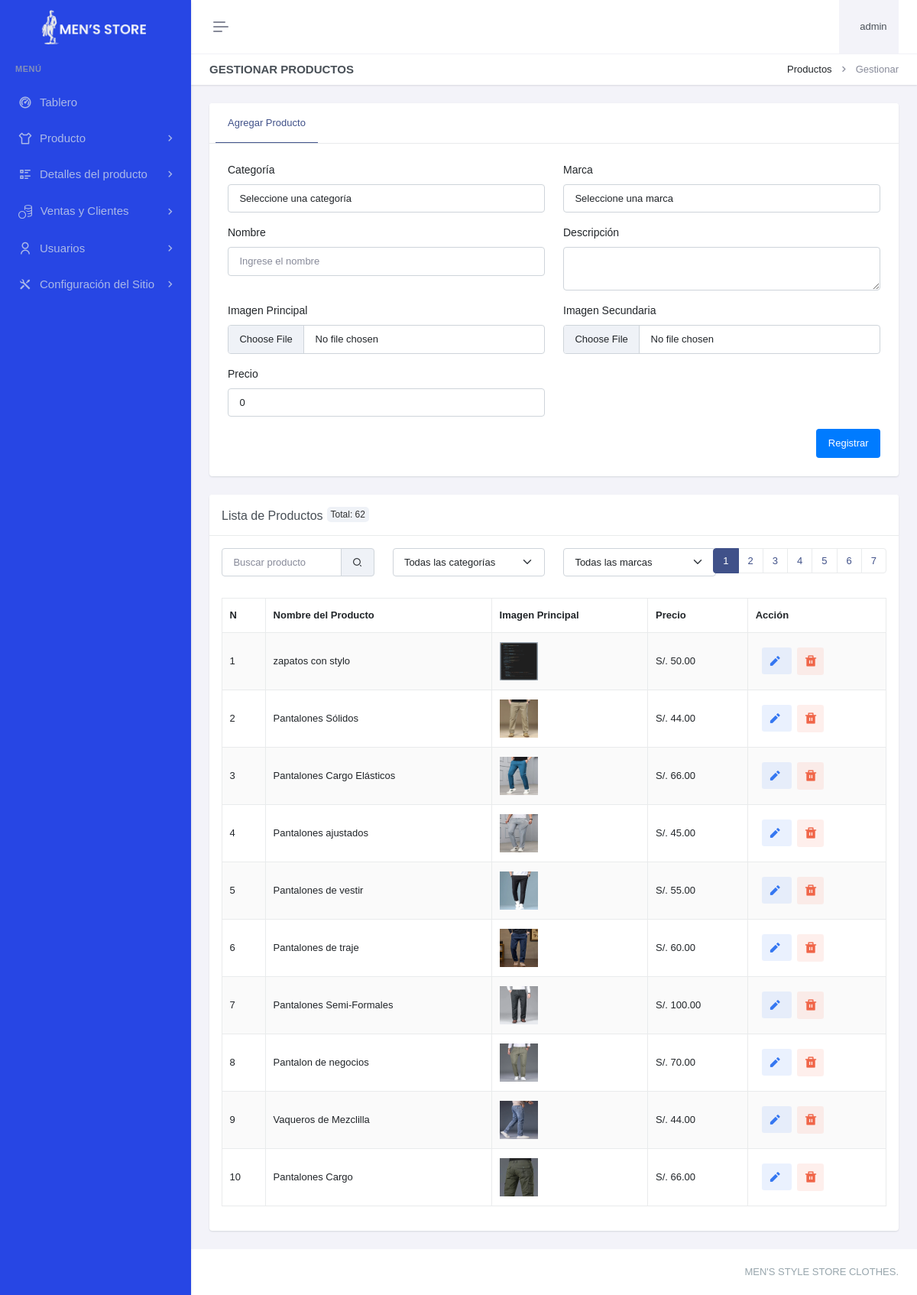
/paneladministrador/productos/productos/gestionar-producto.php (signed in), run on an earlier commit of the app's database.
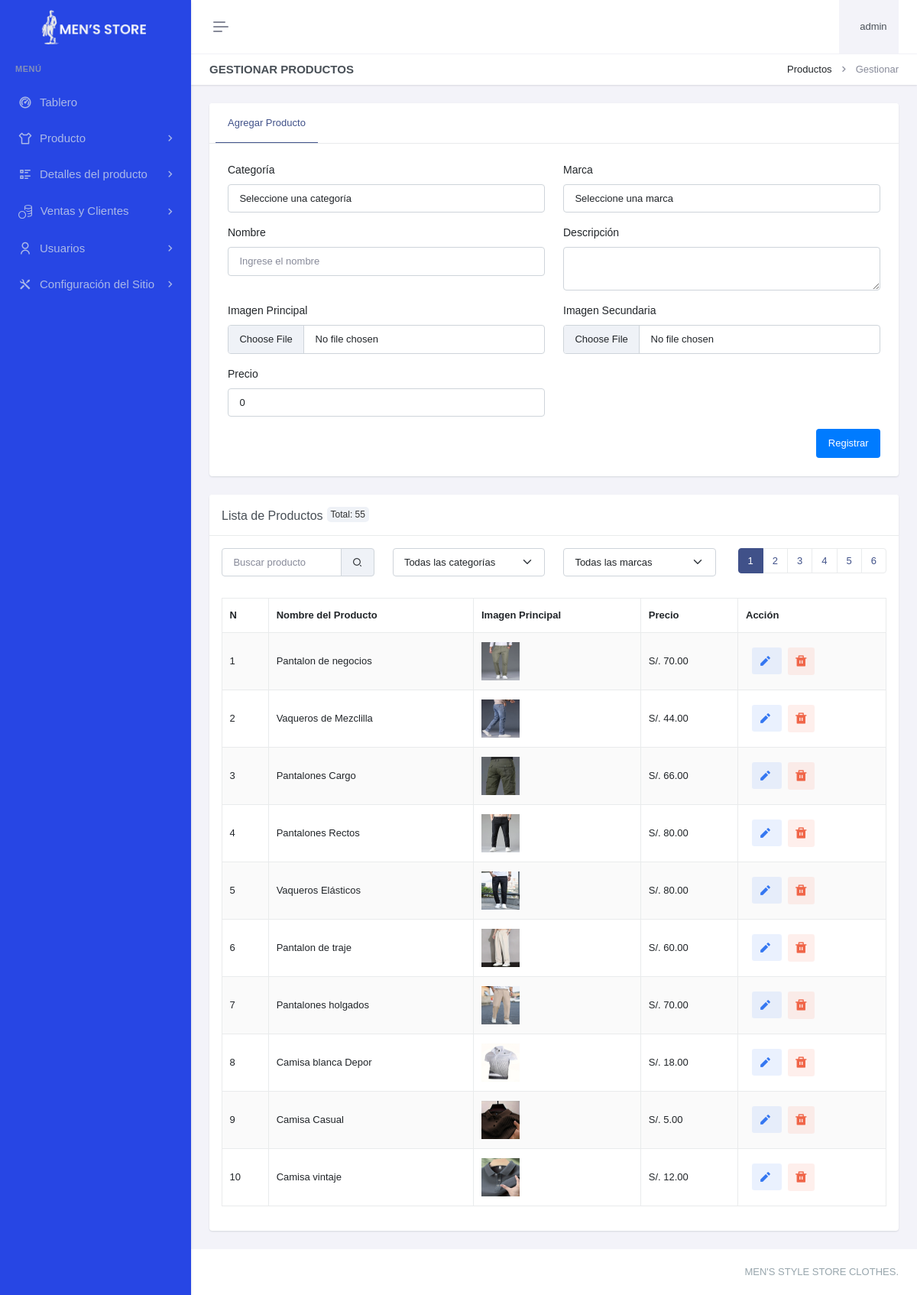
And on a later commit of the database.
### tables this page shows
CREATE TABLE `producto` (
  `proId` int(11) NOT NULL,
  `catId` int(11) DEFAULT NULL,
  `marId` int(11) DEFAULT NULL,
  `proNombre` varchar(50) NOT NULL,
  `proDescripcion` varchar(150) DEFAULT NULL,
  `proImg` varchar(255) DEFAULT NULL,
  `proImg2` varchar(255) DEFAULT NULL,
  `proPrecio` decimal(8,2) DEFAULT NULL,
  `proFechaRegistro` datetime DEFAULT current_timestamp() ON UPDATE current_timestamp()
);

### paneladministrador/productos/productos/gestionar-producto.php (the view, shortened to what the changed rows need)
<?php
include "../../header.php";
include "../../sidebar.php";
$search = isset($_GET['search']) ? trim($_GET['search']) : '';
$filter_categoria = isset($_GET['categoria']) ? trim($_GET['categoria']) : '';
$filter_marca = isset($_GET['marca']) ? trim($_GET['marca']) : '';
$pagina_actual = isset($_GET['pagina']) ? (int)$_GET['pagina'] : 1;
$registros_por_pagina = 10;
$offset = ($pagina_actual - 1) * $registros_por_pagina;
$query_total = "SELECT COUNT(*) as total FROM producto WHERE proNombre LIKE ? AND (catId = ? OR ? = '') AND (marId = ? OR ? = '')";
$stmt_total = $con->prepare($query_total);
$search_param = "%$search%";
$stmt_total->bind_param('sssss', $search_param, $filter_categoria, $filter_categoria, $filter_marca, $filter_marca);
$stmt_total->execute();
$result_total = $stmt_total->get_result();
$total_registros = $result_total->fetch_assoc()['total'];
$total_paginas = ceil($total_registros / $registros_por_pagina);
$query = "SELECT p.*, c.catNombre, m.marNombre FROM producto p
          JOIN categoria c ON p.catId = c.catId
          JOIN marca m ON p.marId = m.marId
          WHERE p.proNombre LIKE ? AND (p.catId = ? OR ? = '') AND (p.marId = ? OR ? = '')
          ORDER BY p.proId DESC
          LIMIT ? OFFSET ?";
$stmt = $con->prepare($query);
$stmt->bind_param('ssssiii', $search_param, $filter_categoria, $filter_categoria, $filter_marca, $filter_marca, $registros_por_pagina, $offset);
$stmt->execute();
$result = $stmt->get_result();
?>
<div class="main-content">
    <div class="page-content">
        <div class="container-fluid">
            <div class="row">
                <div class="col-xxl-9">
                    <div class="card mt-4">
                        <div class="card-header">
                            <h5 class="card-title mb-0">Lista de Productos<div class="badge-total">Total: <?php echo $total_registros; ?></div></h5>
                        </div>
                        <div class="card-body">
                                <nav aria-label="Page navigation example">
                                    <ul class="pagination justify-content-center">
                                        <?php for ($i = 1; $i <= $total_paginas; $i++): ?>
                                            <li class="page-item <?php echo ($i == $pagina_actual) ? 'active' : ''; ?>">
                                                <a class="page-link" href="?pagina=<?php echo $i; ?>&search=<?php echo htmlspecialchars($search); ?>#example"><?php echo $i; ?></a>
                                            </li>
                                        <?php endfor; ?>
                                    </ul>
                                </nav>
                                </div>
                            </div>
                            <table class="table table-bordered dt-responsive nowrap table-striped align-middle" style="width:100%">
                                <thead>
                                    <tr>
                                        <th>N</th>
                                        <th>Nombre del Producto</th>
                                        <th>Imagen Principal</th>
                                        <th>Precio</th>
                                        <th class="accion-col">Acción</th>
                                    </tr>
                                </thead>
                                <tbody>
                                    <?php
                                    $numero = $offset + 1;
                                    while ($row = $result->fetch_assoc()) {
                                        $image_path1 = "../../recursos/uploads/producto/" . htmlspecialchars($row['proImg']);
                                        echo "<tr id='producto-{$row['proId']}' ondblclick='openProductModal({$row['proId']}, \"{$row['proNombre']}\", \"{$row['proDescripcion']}\", \"{$row['proImg']}\", \"{$row['proImg2']}\", {$row['proPrecio']}, \"{$row['catNombre']}\", \"{$row['marNombre']}\")'>
                                                <td>{$numero}</td>
                                                <td>" . htmlspecialchars($row['proNombre']) . "</td>
                                                <td><img src='" . $image_path1 . "' alt='" . htmlspecialchars($row['proNombre']) . "' style='width: 50px; height: 50px;'></td>
                                                <td>S/. " . htmlspecialchars($row['proPrecio']) . "</td>
                                                <td>
                                                    <a href='editarproducto.php?id={$row['proId']}' class='btn btn-soft-secondary btn-sm ms-2 me-1' aria-label='Editar' title='Editar'><i class='ri-pencil-fill align-bottom me-1' style='font-size: 1.5em;'></i></a>
                                                    <a href='javascript:void(0);' class='btn btn-soft-danger btn-sm' onclick='confirmDeleteProducto({$row['proId']})' aria-label='Eliminar' title='Eliminar'><i class=ri-delete-bin-fill align-bottom me-1' style='font-size: 1.5em;'></i></a>
                                                </td>
                                            </tr>";
                                        $numero++;
                                    }
                                    ?>
                                </tbody>
                            </table>
                        </div>
                    </div>
                </div>
            </div>
        </div>
<?php include "../../footer.php"; ?>

What changed in the data, as far as the page shows it:
removed producto: proNombre "zapatos con stylo", proImg (picture), proPrecio "50.00"
removed producto: proNombre "Pantalones Sólidos", proImg (picture), proPrecio "44.00"
removed producto: proNombre "Pantalones Cargo Elásticos", proImg (picture), proPrecio "66.00"
removed producto: proNombre "Pantalones ajustados", proImg (picture), proPrecio "45.00"
removed producto: proNombre "Pantalones de vestir", proImg (picture), proPrecio "55.00"
removed producto: proNombre "Pantalones de traje", proImg (picture), proPrecio "60.00"
removed producto: proNombre "Pantalones Semi-Formales", proImg (picture), proPrecio "100.00"
now on this page (row unchanged): producto: proNombre "Pantalones Rectos", proImg (picture), proPrecio "80.00"
now on this page (row unchanged): producto: proNombre "Vaqueros Elásticos", proImg (picture), proPrecio "80.00"
now on this page (row unchanged): producto: proNombre "Pantalon de traje", proImg (picture), proPrecio "60.00"
now on this page (row unchanged): producto: proNombre "Pantalones holgados", proImg (picture), proPrecio "70.00"
now on this page (row unchanged): producto: proNombre "Camisa blanca Depor", proImg (picture), proPrecio "18.00"
now on this page (row unchanged): producto: proNombre "Camisa Casual", proImg (picture), proPrecio "5.00"
now on this page (row unchanged): producto: proNombre "Camisa vintaje", proImg (picture), proPrecio "12.00"
Also different on the page:
$total_registros: "62" → "55"
list line gone: "7"
